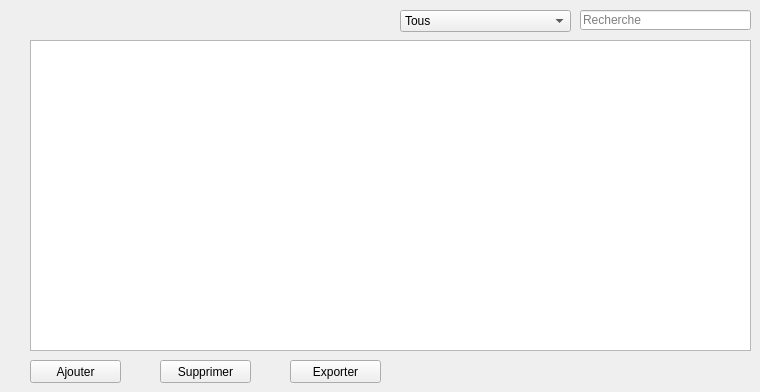
      <widget class="QWidget" name="page_affichageMP">
       <widget class="QPushButton" name="Button_AjouterMP">
        <property name="geometry">
         <rect>
          <x>30</x>
          <y>360</y>
          <width>91</width>
          <height>23</height>
         </rect>
        </property>
        <property name="text">
         <string>Ajouter</string>
        </property>
        <property name="shortcut">
         <string>Ctrl+A, Ctrl+M</string>
        </property>
       </widget>
       <widget class="QPushButton" name="Button_ExportMP">
        <property name="geometry">
         <rect>
          <x>290</x>
          <y>360</y>
          <width>91</width>
          <height>23</height>
         </rect>
        </property>
        <property name="text">
         <string>Exporter</string>
        </property>
        <property name="shortcut">
         <string>Ctrl+E, Ctrl+M</string>
        </property>
       </widget>
       <widget class="QPushButton" name="Button_SupprimerMP">
        <property name="geometry">
         <rect>
          <x>160</x>
          <y>360</y>
          <width>91</width>
          <height>23</height>
         </rect>
        </property>
        <property name="text">
         <string>Supprimer</string>
        </property>
        <property name="shortcut">
         <string>Ctrl+S, Ctrl+M</string>
        </property>
       </widget>
       <widget class="QTableView" name="tabMP">
        <property name="geometry">
         <rect>
          <x>30</x>
          <y>40</y>
          <width>721</width>
          <height>311</height>
         </rect>
        </property>
        <property name="selectionBehavior">
         <enum>QAbstractItemView::SelectRows</enum>
        </property>
        <property name="sortingEnabled">
         <bool>true</bool>
        </property>
       </widget>
       <widget class="QLineEdit" name="le_rechercheMP">
        <property name="geometry">
         <rect>
          <x>580</x>
          <y>10</y>
          <width>171</width>
          <height>20</height>
         </rect>
        </property>
        <property name="placeholderText">
         <string>Recherche</string>
        </property>
        <property name="clearButtonEnabled">
         <bool>true</bool>
        </property>
       </widget>
       <widget class="QComboBox" name="cb_coloneR_MP">
        <property name="geometry">
         <rect>
          <x>400</x>
          <y>10</y>
          <width>171</width>
          <height>22</height>
         </rect>
        </property>
        <item>
         <property name="text">
          <string>Tous</string>
         </property>
        </item>
       </widget>
      </widget>
